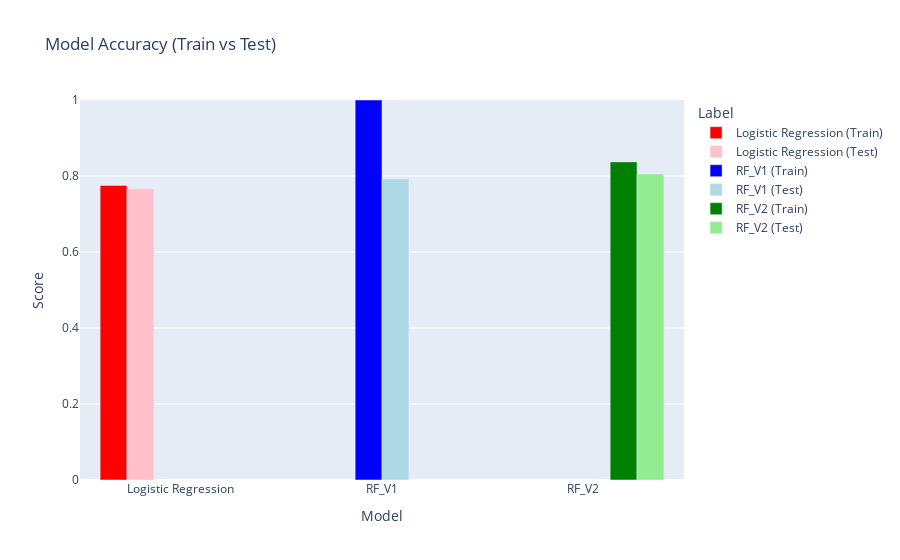

The notebook cell this image was saved under:
### Code cell
# Visualisation de la comparaison des accuracy entre les modèles
# Bibliothèque de modèles
models = {
    'Logistic Regression': lr_classifier,
    'RF_V1': rf_classifier_V1,
    'RF_V2': rf_classifier_V2, 
}

# Création du DataFrame
data_ac = [{'Model': name,
         'Label': f'{name} ({dataset})',
         'Score': accuracy_score(y, model.predict(X))}
        for name, model in models.items()
        for dataset, X, y in [('Train', X_train, y_train), ('Test', X_test, y_test)]]

df = pd.DataFrame(data_ac)

# Définition des couleurs
color_map = {
    'Logistic Regression (Train)': 'red',
    'Logistic Regression (Test)': 'pink',
    'RF_V1 (Train)': 'blue',
    'RF_V1 (Test)': 'lightblue',
    'RF_V2 (Train)': 'green',
    'RF_V2 (Test)': 'lightgreen'
}

# Plot
fig= px.bar(df, x='Model', y='Score', color='Label', barmode='group',
       title='Model Accuracy (Train vs Test)',
       range_y=[0,1],
       color_discrete_map=color_map)
fig.show()
print ("Random Forest V1 présentait un surapprentissage malgré une bonne précision, tandis que V2 conserve la précision sans surapprentissage")

### Figure 1 — Plotly figure (JSON) as saved in the notebook; plotly's stock layout.template omitted (floating-point values rounded to 4 significant figures)
{"data": [{"alignmentgroup": "True", "hovertemplate": "Label=Logistic Regression (Train)<br>Model=%{x}<br>Score=%{y}<extra></extra>", "legendgroup": "Logistic Regression (Train)", "marker": {"color": "red", "pattern": {"shape": ""}}, "name": "Logistic Regression (Train)", "offsetgroup": "Logistic Regression (Train)", "orientation": "v", "showlegend": true, "textposition": "auto", "type": "bar", "x": ["Logistic Regression"], "xaxis": "x", "y": [0.7752], "yaxis": "y"}, {"alignmentgroup": "True", "hovertemplate": "Label=Logistic Regression (Test)<br>Model=%{x}<br>Score=%{y}<extra></extra>", "legendgroup": "Logistic Regression (Test)", "marker": {"color": "pink", "pattern": {"shape": ""}}, "name": "Logistic Regression (Test)", "offsetgroup": "Logistic Regression (Test)", "orientation": "v", "showlegend": true, "textposition": "auto", "type": "bar", "x": ["Logistic Regression"], "xaxis": "x", "y": [0.7662], "yaxis": "y"}, {"alignmentgroup": "True", "hovertemplate": "Label=RF_V1 (Train)<br>Model=%{x}<br>Score=%{y}<extra></extra>", "legendgroup": "RF_V1 (Train)", "marker": {"color": "blue", "pattern": {"shape": ""}}, "name": "RF_V1 (Train)", "offsetgroup": "RF_V1 (Train)", "orientation": "v", "showlegend": true, "textposition": "auto", "type": "bar", "x": ["RF_V1"], "xaxis": "x", "y": [1], "yaxis": "y"}, {"alignmentgroup": "True", "hovertemplate": "Label=RF_V1 (Test)<br>Model=%{x}<br>Score=%{y}<extra></extra>", "legendgroup": "RF_V1 (Test)", "marker": {"color": "lightblue", "pattern": {"shape": ""}}, "name": "RF_V1 (Test)", "offsetgroup": "RF_V1 (Test)", "orientation": "v", "showlegend": true, "textposition": "auto", "type": "bar", "x": ["RF_V1"], "xaxis": "x", "y": [0.7922], "yaxis": "y"}, {"alignmentgroup": "True", "hovertemplate": "Label=RF_V2 (Train)<br>Model=%{x}<br>Score=%{y}<extra></extra>", "legendgroup": "RF_V2 (Train)", "marker": {"color": "green", "pattern": {"shape": ""}}, "name": "RF_V2 (Train)", "offsetgroup": "RF_V2 (Train)", "orientation": "v", "showlegend": true, "textposition": "auto", "type": "bar", "x": ["RF_V2"], "xaxis": "x", "y": [0.8371], "yaxis": "y"}, {"alignmentgroup": "True", "hovertemplate": "Label=RF_V2 (Test)<br>Model=%{x}<br>Score=%{y}<extra></extra>", "legendgroup": "RF_V2 (Test)", "marker": {"color": "lightgreen", "pattern": {"shape": ""}}, "name": "RF_V2 (Test)", "offsetgroup": "RF_V2 (Test)", "orientation": "v", "showlegend": true, "textposition": "auto", "type": "bar", "x": ["RF_V2"], "xaxis": "x", "y": [0.8052], "yaxis": "y"}], "layout": {"barmode": "group", "legend": {"title": {"text": "Label"}, "tracegroupgap": 0}, "title": {"text": "Model Accuracy (Train vs Test)"}, "xaxis": {"anchor": "y", "domain": [0, 1], "title": {"text": "Model"}}, "yaxis": {"anchor": "x", "domain": [0, 1], "range": [0, 1], "title": {"text": "Score"}}}}
